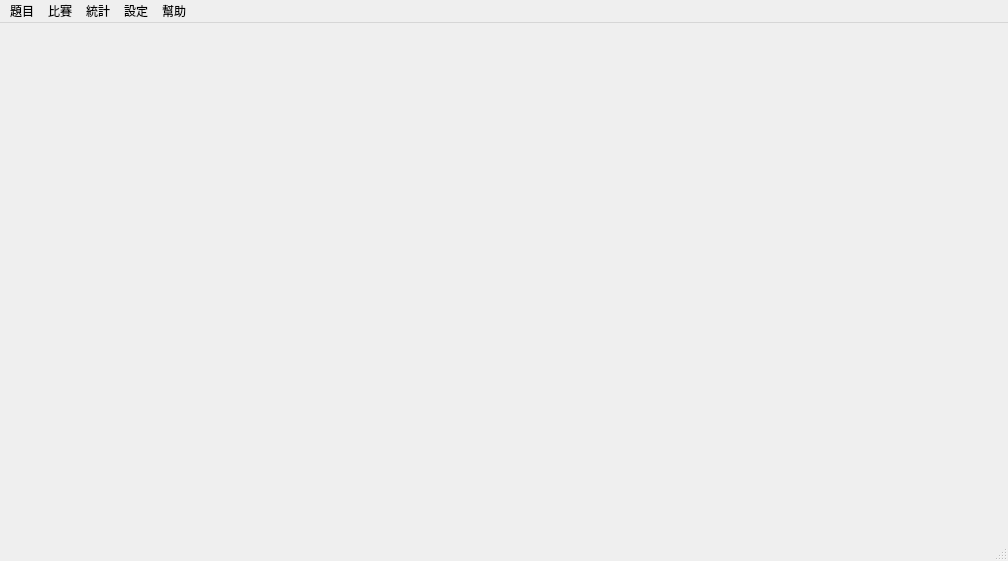
<?xml version="1.0" encoding="UTF-8"?>
<ui version="4.0">
 <class>MainWindow</class>
 <widget class="QMainWindow" name="MainWindow">
  <property name="geometry">
   <rect>
    <x>0</x>
    <y>0</y>
    <width>1008</width>
    <height>561</height>
   </rect>
  </property>
  <property name="windowTitle">
   <string>CodeCrazy</string>
  </property>
  <widget class="QWidget" name="centralwidget">
   <layout class="QVBoxLayout" name="verticalLayout">
    <item>
     <widget class="QStackedWidget" name="MainPage_stackedWidget"/>
    </item>
   </layout>
  </widget>
  <widget class="QMenuBar" name="menubar">
   <property name="geometry">
    <rect>
     <x>0</x>
     <y>0</y>
     <width>1008</width>
     <height>20</height>
    </rect>
   </property>
   <widget class="QMenu" name="Problem_Menu">
    <property name="tearOffEnabled">
     <bool>false</bool>
    </property>
    <property name="title">
     <string>題目</string>
    </property>
    <addaction name="All_Problem_Action"/>
    <addaction name="separator"/>
   </widget>
   <widget class="QMenu" name="Setting_Menu">
    <property name="tearOffEnabled">
     <bool>false</bool>
    </property>
    <property name="title">
     <string>設定</string>
    </property>
    <addaction name="action"/>
    <addaction name="action_2"/>
   </widget>
   <widget class="QMenu" name="Help_Menu">
    <property name="title">
     <string>幫助</string>
    </property>
    <addaction name="AboutThis_Action"/>
   </widget>
   <widget class="QMenu" name="Contest_Menu">
    <property name="title">
     <string>比賽</string>
    </property>
   </widget>
   <widget class="QMenu" name="Statistics_Menu">
    <property name="tearOffEnabled">
     <bool>false</bool>
    </property>
    <property name="title">
     <string>統計</string>
    </property>
    <addaction name="Submission_Action"/>
   </widget>
   <addaction name="Problem_Menu"/>
   <addaction name="Contest_Menu"/>
   <addaction name="Statistics_Menu"/>
   <addaction name="Setting_Menu"/>
   <addaction name="Help_Menu"/>
  </widget>
  <widget class="QStatusBar" name="statusbar"/>
  <action name="All_Problem_Action">
   <property name="text">
    <string>全部題目</string>
   </property>
  </action>
  <action name="Submission_Action">
   <property name="text">
    <string>提交紀錄</string>
   </property>
  </action>
  <action name="AboutThis_Action">
   <property name="text">
    <string>關於</string>
   </property>
  </action>
  <action name="action">
   <property name="text">
    <string>編譯器</string>
   </property>
  </action>
  <action name="action_2">
   <property name="text">
    <string>文字編輯器</string>
   </property>
  </action>
 </widget>
 <resources/>
 <connections/>
</ui>
